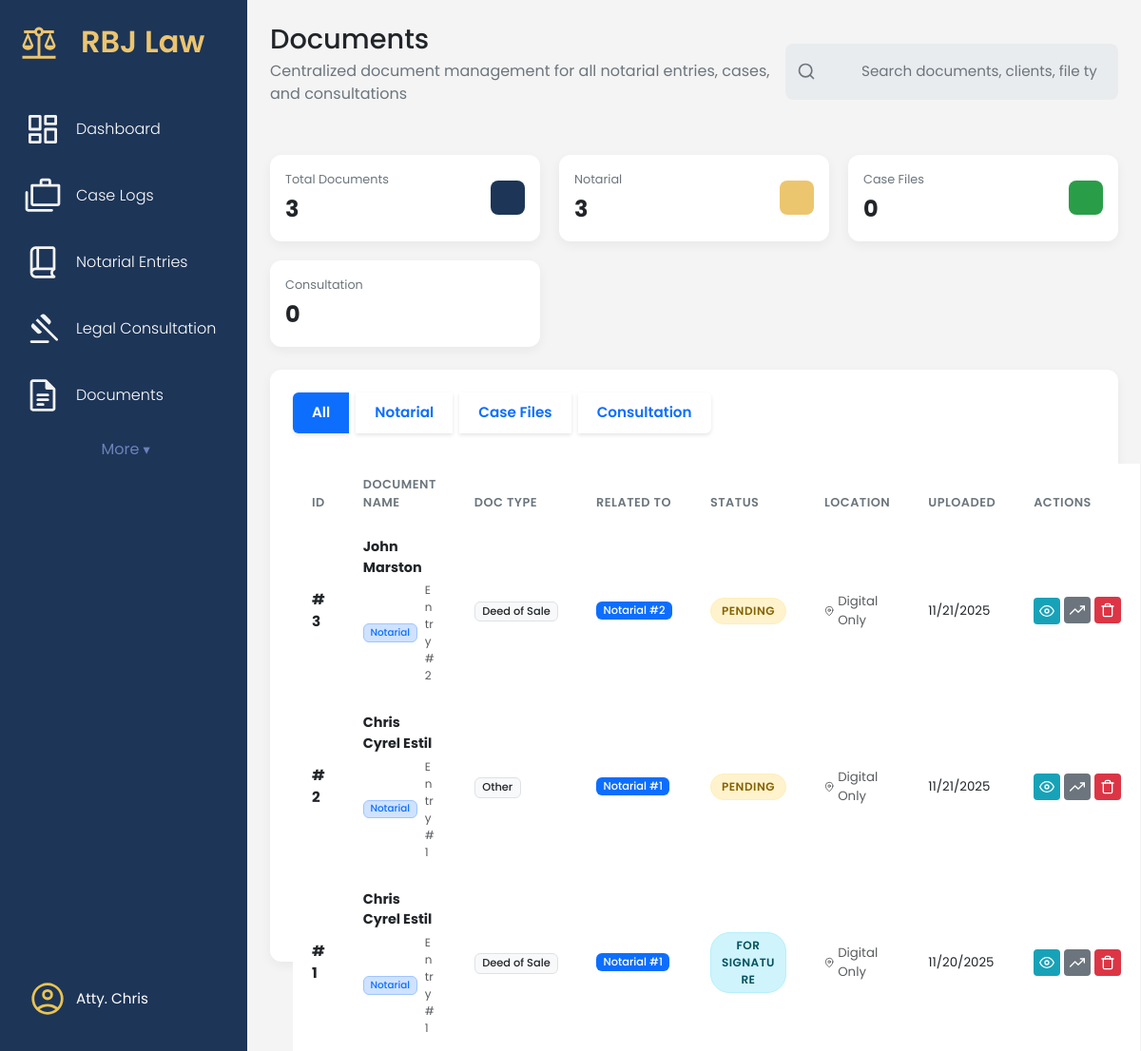
/documents/ (signed in), run on the app's committed database.
### app/models/document_mdl.py (models this page shows, shortened)
class Document(db.Model):
    __tablename__ = 'documents'
    id = db.Column(db.Integer, primary_key=True)
    filename = db.Column(db.String(255), nullable=False)
    file_path = db.Column(db.String(500), nullable=False)
    file_type = db.Column(db.String(50), nullable=True)
    file_size = db.Column(db.Integer, nullable=True)  # in bytes
    document_type = db.Column(db.String(100), nullable=True)  # e.g., Affidavit, ID, SPA Draft, etc.
    notes = db.Column(db.Text, nullable=True)
    document_status = db.Column(db.String(50), default='Pending', nullable=False)
    physical_location = db.Column(db.String(255), nullable=True)
    parent_type = db.Column(db.String(50), nullable=False)  # 'notarial_entry', 'case', 'client'
    parent_id = db.Column(db.Integer, nullable=False)
    uploaded_by = db.Column(db.Integer, db.ForeignKey('users.id'), nullable=True)
    uploaded_at = db.Column(db.DateTime, default=datetime.utcnow)
    last_modified = db.Column(db.DateTime, default=datetime.utcnow, onupdate=datetime.utcnow)
    uploader = db.relationship('User', backref='uploaded_documents', lazy=True)

### app/routes/documents_routes.py (the view, shortened to what this page needs)
@documents_bp.route('/')
@login_required
def documents_page():
    document_type = request.args.get('type', 'all')
    query = Document.query
    if document_type != 'all':
        query = query.filter_by(parent_type=document_type)
    search_term = request.args.get('search', '')
    if search_term:
        query = query.filter(or_(
            Document.filename.ilike(f'%{search_term}%'),
            Document.notes.ilike(f'%{search_term}%')
        ))
    documents = query.order_by(Document.uploaded_at.desc()).all()
    for doc in documents:
        doc.context_name = "Unknown Client"
        doc.context_ref = f"ID: {doc.parent_id}"
        if doc.parent_type == 'notarial_entry':
            entry = NotarialEntry.query.get(doc.parent_id)
            if entry:
                doc.context_ref = f"Entry #{entry.not_entry_num}"
                if entry.parties:
                    primary_party = entry.parties[0].party_name
                    if len(entry.parties) > 1:
                        doc.context_name = f"{primary_party} et al."
                    else:
                        doc.context_name = primary_party
                else:
                    doc.context_name = "No Party Listed"
        elif doc.parent_type == 'case':
            pass # Remove this pass when you uncomment above
        elif doc.parent_type == 'consultation':
            pass
        elif doc.parent_type == 'client':
            pass
    return render_template('documents_page.html',
                         documents=documents,
                         current_filter=document_type,
                         search_term=search_term)

### app/templates/documents_page.html (shortened to what this page needs)
{% extends 'base.html' %}
{% block content %}
<main class="dashboard-content">
    <header class="dashboard-header">
        <div>
            <h1>Documents </h1>
            <p>Centralized document management for all notarial entries, cases, and consultations</p>
        </div>
        <div class="dashboard-actions">
            <div class="search-bar">
                <svg class="search-bar__icon" xmlns="http://www.w3.org/2000/svg" width="20" height="20"
                    viewBox="0 0 24 24" fill="none" stroke="currentColor" stroke-width="2" stroke-linecap="round"
                    stroke-linejoin="round">
                    <circle cx="11" cy="11" r="8"></circle>
                    <line x1="21" y1="21" x2="16.65" y2="16.65"></line>
                </svg>
                <input class="search-bar__input" type="text" placeholder="Search documents, clients, file types...">
            </div>
        </div>
    </header>
    <section class="dashboard-cards">
        <div class="data-card data-card--sm">
            <div class="data-card__info">
                <span class="data-card__title">Total Documents</span>
                <span class="data-card__value">{{ documents|length }}</span>
            </div>
            <div class="data-card__icon data-card__icon--blue"></div>
        </div>
        <div class="data-card data-card--sm">
            <div class="data-card__info">
                <span class="data-card__title">Notarial</span>
                <span class="data-card__value">
                    {% set notarial_count = [] %}
                    {{ notarial_count|length }}
                </span>
            </div>
            <div class="data-card__icon data-card__icon--gold"></div>
        </div>
        <div class="data-card data-card--sm">
            <div class="data-card__info">
                <span class="data-card__title">Case Files</span>
                <span class="data-card__value">
                    {% set case_count = [] %}
                    {{ case_count|length }}
                </span>
            </div>
            <div class="data-card__icon data-card__icon--green"></div>
        </div>
        <div class="data-card data-card--sm">
            <div class="data-card__info">
                <span class="data-card__title">Consultation</span>
                <span class="data-card__value">
                    {% set consultation_count = [] %}
                    {{ consultation_count|length }}
                </span>
            </div>
            <div class="data-card__icon data-card__icon--purple"></div>
        </div>
    </section>
    <section class="content-section">
        <div class="panel-card">
            <div class="filter-buttons mb-4">
                <div class="btn-group" role="group" aria-label="Document filters">
                    <button type="button" class="btn btn-outline-primary active" data-filter="all">
                        All
                    </button>
                    <button type="button" class="btn btn-outline-primary" data-filter="notarial_entry">
                        Notarial
                    </button>
                    <button type="button" class="btn btn-outline-primary" data-filter="case">
                        Case Files
                    </button>
                    <button type="button" class="btn btn-outline-primary" data-filter="consultation">
                        Consultation
                    </button>
                </div>
            </div>
            <div class="table-wrapper">
                <table class="table">
                    <colgroup>
                        <col style="width: 5%">
                        <col style="width: 25%">
                        <col style="width: 10%">
                        <col style="width: 15%">
                        <col style="width: 10%">
                        <col style="width: 15%">
                        <col style="width: 10%">
                        <col style="width: 10%">
                    </colgroup>
                    <thead>
                        <tr>
                            <th>ID</th>
                            <th>Document Name</th>
                            <th>Doc Type</th>
                            <th>Related To</th>
                            <th>Status</th>
                            <th>Location</th>
                            <th>Uploaded</th>
                            <th>Actions</th>
                        </tr>
                    </thead>
                    <tbody>
                        {% for document in documents %}
                        <tr class="document-row" data-parent-type="{{ document.parent_type }}">
                            <td><strong>#{{ document.id }}</strong></td>
                            <td>
                                <div class="d-flex flex-column">
                                    <span class="fw-bold text-dark" style="font-size: 0.9rem;">
                                        {{ document.context_name }}
                                    </span>
                                    <div class="d-flex align-items-center mt-1">
                                        {% if document.parent_type == 'notarial_entry' %}
                                        <span
                                            class="badge bg-primary-subtle text-primary border border-primary-subtle me-2"
                                            style="font-size: 0.65rem;">Notarial</span>
                                        {% elif document.parent_type == 'case' %}
                                        <span
                                            class="badge bg-success-subtle text-success border border-success-subtle me-2"
                                            style="font-size: 0.65rem;">Case</span>
                                        {% elif document.parent_type == 'consultation' %}
                                        <span class="badge bg-info-subtle text-info border border-info-subtle me-2"
                                            style="font-size: 0.65rem;">Consultation</span>
                                        {% endif %}
                                        <small class="text-muted" style="font-size: 0.75rem;">
                                            {{ document.context_ref }}
                                        </small>
                                    </div>
                                </div>
                            </td>
                            <td><span class="badge bg-light text-dark border">{{ document.document_type or 'General'
                                    }}</span></td>
                            <td>
                                {% if document.parent_type == 'notarial_entry' %}
                                <span class="badge bg-primary mb-1">Notarial #{{ document.parent_id }}</span>
                                {% elif document.parent_type == 'case' %}
                                <span class="badge bg-success mb-1">Case #{{ document.parent_id }}</span>
                                {% else %}
                                <span class="badge bg-secondary mb-1">{{ document.parent_type|title }}</span>
                                {% endif %}
                            </td>
                            <td>
                                <span
                                    class="status-tag status-tag--{{ document.document_status|lower|replace(' ', '-') }}">
                                    {{ document.document_status }}
                                </span>
                            </td>
                            <td>
                                <div class="d-flex align-items-center text-muted small">
                                    <svg xmlns="http://www.w3.org/2000/svg" width="14" height="14" viewBox="0 0 24 24"
                                        fill="none" stroke="currentColor" stroke-width="2" stroke-linecap="round"
                                        stroke-linejoin="round" class="me-1">
                                        <path d="M21 10c0 7-9 13-9 13s-9-6-9-13a9 9 0 0 1 18 0z"></path>
                                        <circle cx="12" cy="10" r="3"></circle>
                                    </svg>
                                    {{ document.physical_location or 'Digital Only' }}
                                </div>
                            </td>
                            <td>
                                <div class="small">{{ document.uploaded_at.strftime('%m/%d/%Y') }}</div>
                            </td>
                            <td>
                                <div class="action-buttons">
                                    <a href="{{ url_for('documents.view_document', document_id=document.id) }}"
                                        target="_blank" class="btn-action btn-action--info" title="View">
                                        <svg xmlns="http://www.w3.org/2000/svg" width="16" height="16"
                                            viewBox="0 0 24 24" fill="none" stroke="currentColor" stroke-width="2"
                                            stroke-linecap="round" stroke-linejoin="round">
                                            <path d="M1 12s4-8 11-8 11 8 11 8-4 8-11 8-11-8-11-8z"></path>
                                            <circle cx="12" cy="12" r="3"></circle>
                                        </svg>
                                    </a>
                                    <div class="dropdown status-dropdown">
                                        <button class="btn-action btn-action--secondary dropdown-toggle" type="button"
                                            data-bs-toggle="dropdown" aria-expanded="false" title="Update Status">
                                            <svg xmlns="http://www.w3.org/2000/svg" width="16" height="16"
                                                viewBox="0 0 24 24" fill="none" stroke="currentColor" stroke-width="2"
                                                stroke-linecap="round" stroke-linejoin="round">
                                                <polyline points="23 6 13.5 15.5 8.5 10.5 1 18"></polyline>
                                                <polyline points="17 6 23 6 23 12"></polyline>
                                            </svg>
                                        </button>
                                    </div>
                                    <form action="{{ url_for('documents.delete_document', document_id=document.id) }}"
                                        method="POST" style="display:inline;"
                                        onsubmit="return confirm('Are you sure you want to delete this document?');">
                                        <button type="submit" class="btn-action btn-action--danger" title="Delete">
                                        </button>
                                    </form>
                                </div>
                            </td>
                        </tr>
                        {% endfor %}
                    </tbody>
                </table>
            </div>
        </div>
    </section>
</main>
{% endblock %}

### data on the page
Document: id "3", context_name "John Marston", parent_type "Notarial", context_ref "Entry #2", document_type "Deed of Sale", parent_id "2", document_status "PENDING", physical_location "Digital Only", uploaded_at "11/21/2025"
Document: id "2", context_name "Chris Cyrel Estil", parent_type "Notarial", context_ref "Entry #1", document_type "Other", parent_id "1", document_status "PENDING", physical_location "Digital Only", uploaded_at "11/21/2025"
Document: id "1", context_name "Chris Cyrel Estil", parent_type "Notarial", context_ref "Entry #1", document_type "Deed of Sale", parent_id "1", document_status "FOR SIGNATURE", physical_location "Digital Only", uploaded_at "11/20/2025"

### other printed values
{{ documents|length }} "3"
{{ notarial_count|length }} "3"
{{ case_count|length }} "0"
{{ consultation_count|length }} "0"
